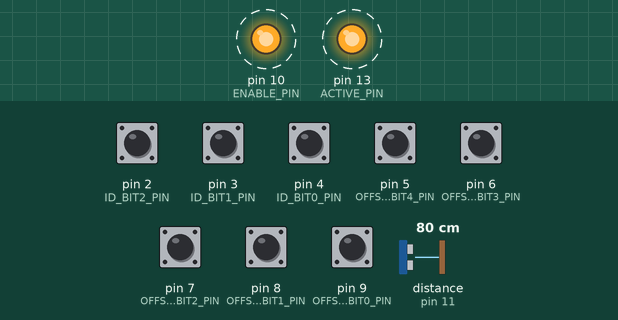
Recording of a sketch running on a simulated Arduino Uno, built with avr-gcc and run on an emulated ATmega328P. On the bench: output pins drawn as LEDs (lit = HIGH). Wiring (inferred from the names in the program): range finder with pulse-width output: data pin 11. Dashed ring = blinking. The test bench sets the inputs (shaded band); at power-on: pin 2 (ID_BIT2_PIN), pin 3 (ID_BIT1_PIN), pin 4 (ID_BIT0_PIN), pin 5 (OFFSET_BIT4_PIN), pin 6 (OFFSET_BIT3_PIN), pin 7 (OFFSET_BIT2_PIN), pin 8 (OFFSET_BIT1_PIN), pin 9 (OFFSET_BIT0_PIN) HIGH, distance to the obstacle (sensor on pin 11) 80 cm. The echo pulse lasts 58.3 µs per cm; what the sketch prints to the serial monitor is not drawn.

Above: at 0.39 s.
Timing chart, 0 to 3.3 s (numbered marks = the images above):
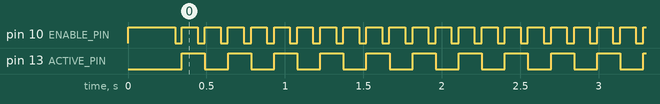

Measured:
- by itself, pin 10 (ENABLE_PIN): alternates HIGH for 0.10 s and LOW for 0.05 s
- by itself, pin 13 (ACTIVE_PIN): alternates HIGH for 0.15 s and LOW for 0.15 s

The sketch:

lidar-lite_v3.ino
```cpp
/*
 * ultrasonic ranger code for Garmin LIDAR-lite V3 sensor
 *
 */

#define ID_BIT0_PIN       4
#define ID_BIT1_PIN       3
#define ID_BIT2_PIN       2

#define OFFSET_BIT0_PIN   9
#define OFFSET_BIT1_PIN   8
#define OFFSET_BIT2_PIN   7
#define OFFSET_BIT3_PIN   6
#define OFFSET_BIT4_PIN   5


#define ENABLE_PIN        10
#define PW_PIN            11

#define ACTIVE_PIN        13

#define INTER_READ_PAUSE  100     // 1/10 second

#define SENSOR_STARTUP_DELAY     300 // datasheet says at least 250ms
#define SENSOR_CALIBRATION_DELAY 150 // 2 49ms calibration and first read cycles

#define OUTPUT_BAUD_RATE  115200

#define USEC_PER_CM       10         // 10 usec per cm pulse width


int activeState;


void setup() {
  // id setting pins
  pinMode(ID_BIT0_PIN, INPUT_PULLUP);
  pinMode(ID_BIT1_PIN, INPUT_PULLUP);
  pinMode(ID_BIT2_PIN, INPUT_PULLUP);

  // offset setting pins
  pinMode(OFFSET_BIT0_PIN, INPUT_PULLUP);
  pinMode(OFFSET_BIT1_PIN, INPUT_PULLUP);
  pinMode(OFFSET_BIT2_PIN, INPUT_PULLUP);
  pinMode(OFFSET_BIT3_PIN, INPUT_PULLUP);
  pinMode(OFFSET_BIT4_PIN, INPUT_PULLUP);


  // ultrasonic sensor control pins
  pinMode(ENABLE_PIN, OUTPUT);     // sets the TRIG_PIN as an Output
  pinMode(PW_PIN, INPUT);          // sets the ECHO_PIN as an Input

  digitalWrite(ENABLE_PIN, HIGH);  // not measuring

  // heartbeat LED pin
  pinMode(ACTIVE_PIN, OUTPUT);    // flips each time a range happens

  activeState = 0;

  Serial.begin(OUTPUT_BAUD_RATE); // Starts the serial communication

  // wait 250ms for sensor to initialize (we'll wait a little extra)
  delay(SENSOR_STARTUP_DELAY);
}


void loop() {
  int   distanceCm, duration, offset, id;

  // we check the id and offset each time we read the sensor in case it got changed
  //
  // one weirdness - to cut down on parts, the switches will actually change the
  // input to LOW meaning the pin is "active" (and should be considered a '1' bit
  // for the purpose of setting values

  // get ID - 3 pins

  id = 0;       // clear all bits

  if (digitalRead(ID_BIT0_PIN) == LOW) {
    id = id | 0b00000001;
  }
  if (digitalRead(ID_BIT1_PIN) == LOW) {
    id = id | 0b00000010;
  }
  if (digitalRead(ID_BIT2_PIN) == LOW) {
    id = id | 0b00000100;
  }

  offset = 0;

  if (digitalRead(OFFSET_BIT0_PIN) == LOW) {
    offset = offset | 0b00000001;
  }
  if (digitalRead(OFFSET_BIT1_PIN) == LOW) {
    offset = offset | 0b00000010;
  }
  if (digitalRead(OFFSET_BIT2_PIN) == LOW) {
    offset = offset | 0b00000100;
  }
  if (digitalRead(OFFSET_BIT3_PIN) == LOW) {
    offset = offset | 0b00001000;
  }
  if (digitalRead(OFFSET_BIT4_PIN) == LOW) {
    offset = offset | 0b00010000;
  }


  // Sets the Enable pin to LOW state to start reading
  digitalWrite(ENABLE_PIN, LOW);

  // Reads the PW_PIN, returns the pulse proportional to
  // sound wave travel time
  duration = pulseIn(PW_PIN, HIGH);

  digitalWrite(ENABLE_PIN, HIGH);

  // Calculating the distance
  //
  // Datasheet says pulse width is scaled to 147 usec per measured
  // inch of range - converting this to cm (147/2.54) gives
  // 57.8 usec per cm and inverting this give .0172 cm per usec
  //
  // this sensor does the divide by 2 for the distance to and from the
  // target automatically so we don't have to divide it by 2

  distanceCm = (duration / USEC_PER_CM - offset);

  // output string should look like "R <id> x <distancecm (adjusted)>"
  Serial.print("R ");
  Serial.print(id);
  Serial.print(" x ");
  Serial.println(distanceCm);

  if (activeState) {
    digitalWrite(ACTIVE_PIN, LOW);  // turn the light off
    activeState = 0;
  } else {
    digitalWrite(ACTIVE_PIN, HIGH); // turn light on
    activeState = 1;
  }

  delay(INTER_READ_PAUSE);        // wait before the next reading
}
```
